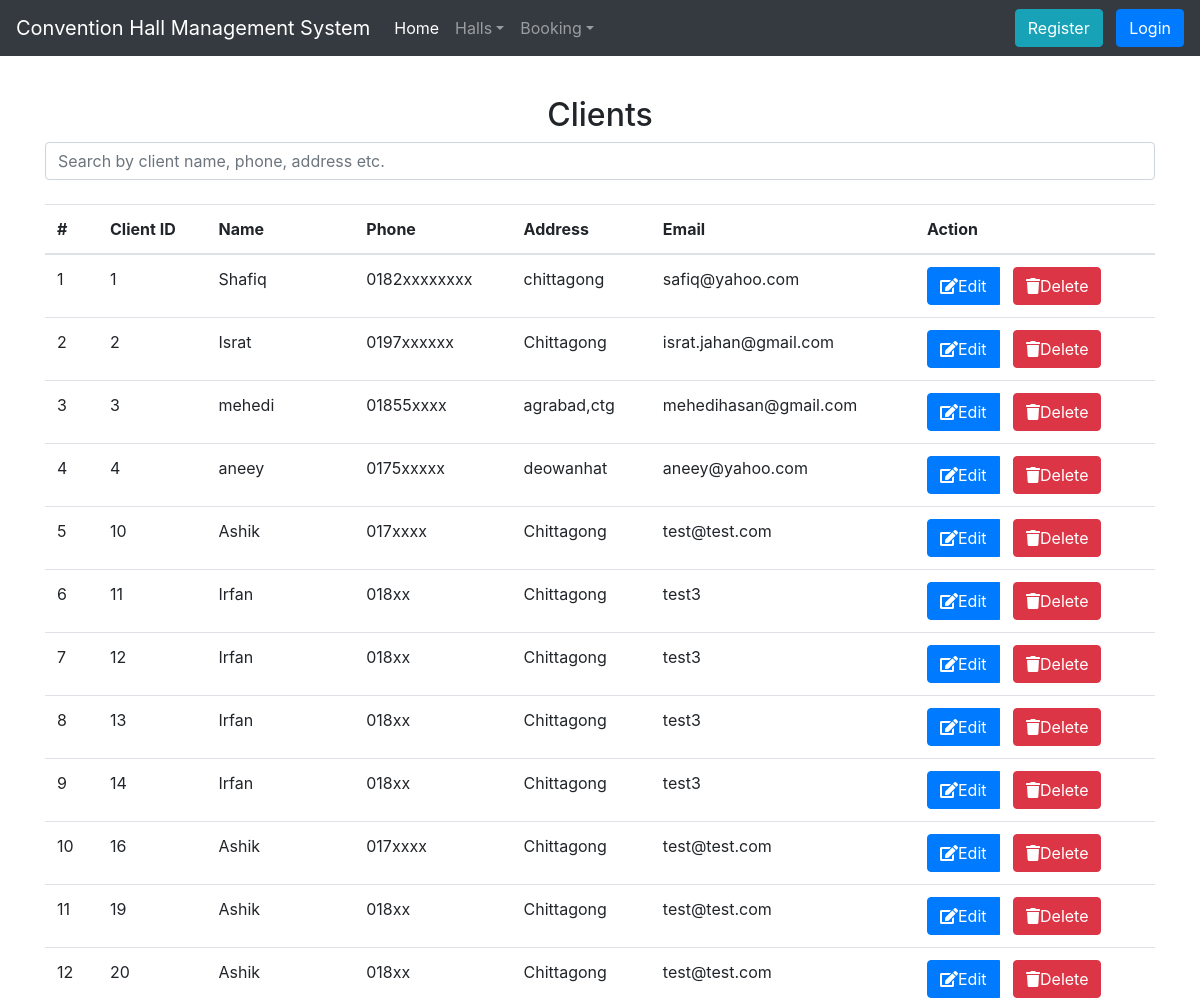
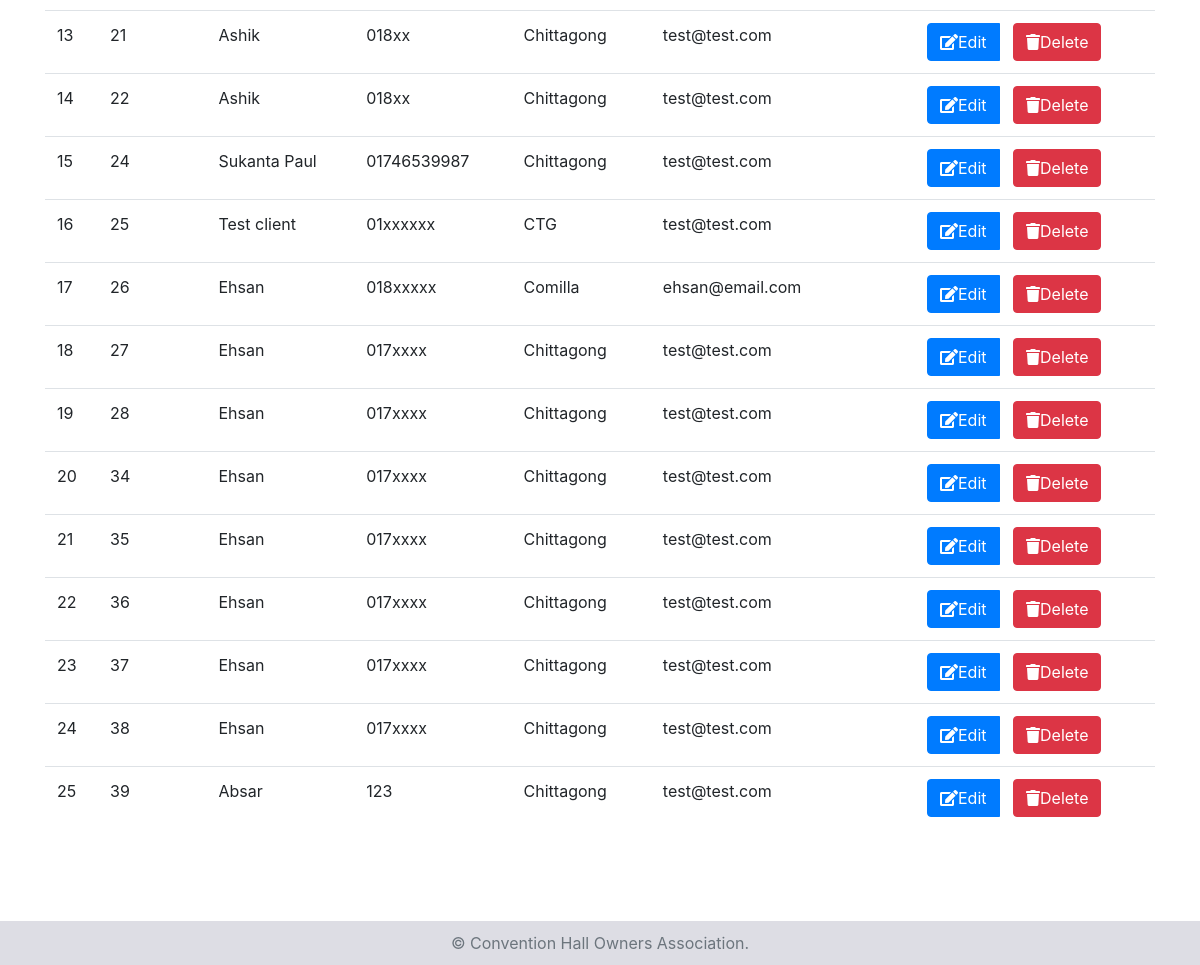
Page /view_client.php on the committed database (2 pictures, top to bottom).
### tables this page shows
CREATE TABLE `client` (
  `client_id` int(10) NOT NULL,
  `name` varchar(200) NOT NULL,
  `phone` varchar(15) NOT NULL,
  `address` varchar(200) NOT NULL,
  `email` varchar(200) NOT NULL
);

### view_client.php (the view, shortened to what this page needs)
<?php include('includes/header.php'); ?>
<?php
	$query = "SELECT * FROM client";
	$clients = mysqli_query($dblink,$query);
	if(mysqli_num_rows($clients)==0){
		dangerMsg('No client added yet.');
	}
	else{
?>
<h2 class="text-center">Clients</h2>
<form>
	<input class="form-control" id="searchText" type="text" placeholder="Search by client name, phone, address etc." aria-label="Search">
</form>
<br>
	<div  id="search-result">
	  <div class="table-responsive">
	  <table class="table">
	    <thead>
	      <tr>
	        <th>#</th>
	        <th>Client ID</th>
	        <th>Name</th>
	        <th>Phone</th>
	        <th>Address</th>
	        <th>Email</th>
	        <th>Action</th>
	      </tr>
	    </thead>
	    <tbody>
	    	<?php
			$count = 1;
			while($r = mysqli_fetch_assoc($clients)){
				?>
	      <tr>
	        <td><?php echo $count++;?></td>
			<td><?php echo $r['client_id']?></td>
			<td><?php echo $r['name']?></td>
			<td><?php echo $r['phone']?></td>
			<td><?php echo $r['address']?></td>
			<td><?php echo $r['email']?></td>
			<td>
				<div class="btn-group">
					<button  class="btn btn-primary" onclick="location.href='edit_client.php?client_id=<?php echo $r['client_id']?>'" ><i class="fa fa-edit"></i>Edit</button>&nbsp;&nbsp;&nbsp;
					<form method="post" class="inline">
						<button type="submit" class="btn btn-danger" name="delete" ><i class="fa fa-trash"></i>Delete</button>
					</form>
				</div>
			</td>
	      </tr>
	      <?php
		}
			?>
	    </tbody>
	  </table>
	  </div>
	</div>
 <?php
}
?>
<?php include('includes/footer.php'); ?>

### rows in the picture
client: client_id "1", name "Shafiq", phone "0182xxxxxxxx", address "chittagong", email "safiq@yahoo.com"
client: client_id "2", name "Israt", phone "0197xxxxxx", address "Chittagong", email "israt.jahan@gmail.com"
client: client_id "3", name "mehedi", phone "01855xxxx", address "agrabad,ctg", email "mehedihasan@gmail.com"
client: client_id "4", name "aneey", phone "0175xxxxx", address "deowanhat", email "aneey@yahoo.com"
client: client_id "10", name "Ashik", phone "017xxxx", address "Chittagong", email "test@test.com"
client: client_id "11", name "Irfan", phone "018xx", address "Chittagong", email "test3"
client: client_id "12", name "Irfan", phone "018xx", address "Chittagong", email "test3"
client: client_id "13", name "Irfan", phone "018xx", address "Chittagong", email "test3"
client: client_id "14", name "Irfan", phone "018xx", address "Chittagong", email "test3"
client: client_id "16", name "Ashik", phone "017xxxx", address "Chittagong", email "test@test.com"
client: client_id "19", name "Ashik", phone "018xx", address "Chittagong", email "test@test.com"
client: client_id "20", name "Ashik", phone "018xx", address "Chittagong", email "test@test.com"
client: client_id "21", name "Ashik", phone "018xx", address "Chittagong", email "test@test.com"
client: client_id "22", name "Ashik", phone "018xx", address "Chittagong", email "test@test.com"
client: client_id "24", name "Sukanta Paul", phone "01746539987", address "Chittagong", email "test@test.com"
client: client_id "25", name "Test client", phone "01xxxxxx", address "CTG", email "test@test.com"
client: client_id "26", name "Ehsan", phone "018xxxxx", address "Comilla", email "ehsan@email.com"
client: client_id "27", name "Ehsan", phone "017xxxx", address "Chittagong", email "test@test.com"
client: client_id "28", name "Ehsan", phone "017xxxx", address "Chittagong", email "test@test.com"
client: client_id "34", name "Ehsan", phone "017xxxx", address "Chittagong", email "test@test.com"
client: client_id "35", name "Ehsan", phone "017xxxx", address "Chittagong", email "test@test.com"
client: client_id "36", name "Ehsan", phone "017xxxx", address "Chittagong", email "test@test.com"
client: client_id "37", name "Ehsan", phone "017xxxx", address "Chittagong", email "test@test.com"
client: client_id "38", name "Ehsan", phone "017xxxx", address "Chittagong", email "test@test.com"
client: client_id "39", name "Absar", phone "123", address "Chittagong", email "test@test.com"
